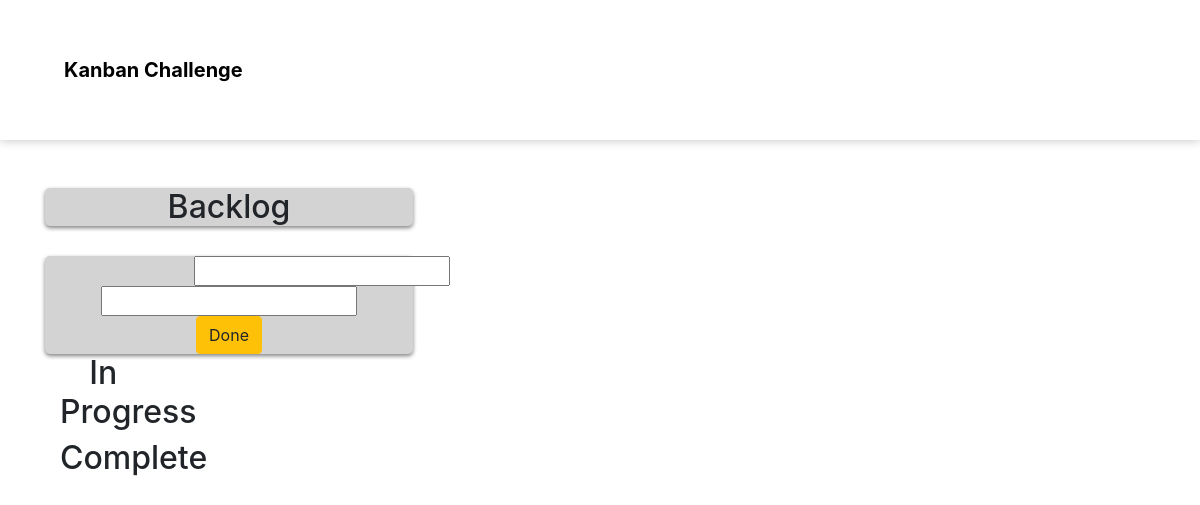
The app's page /, older data.
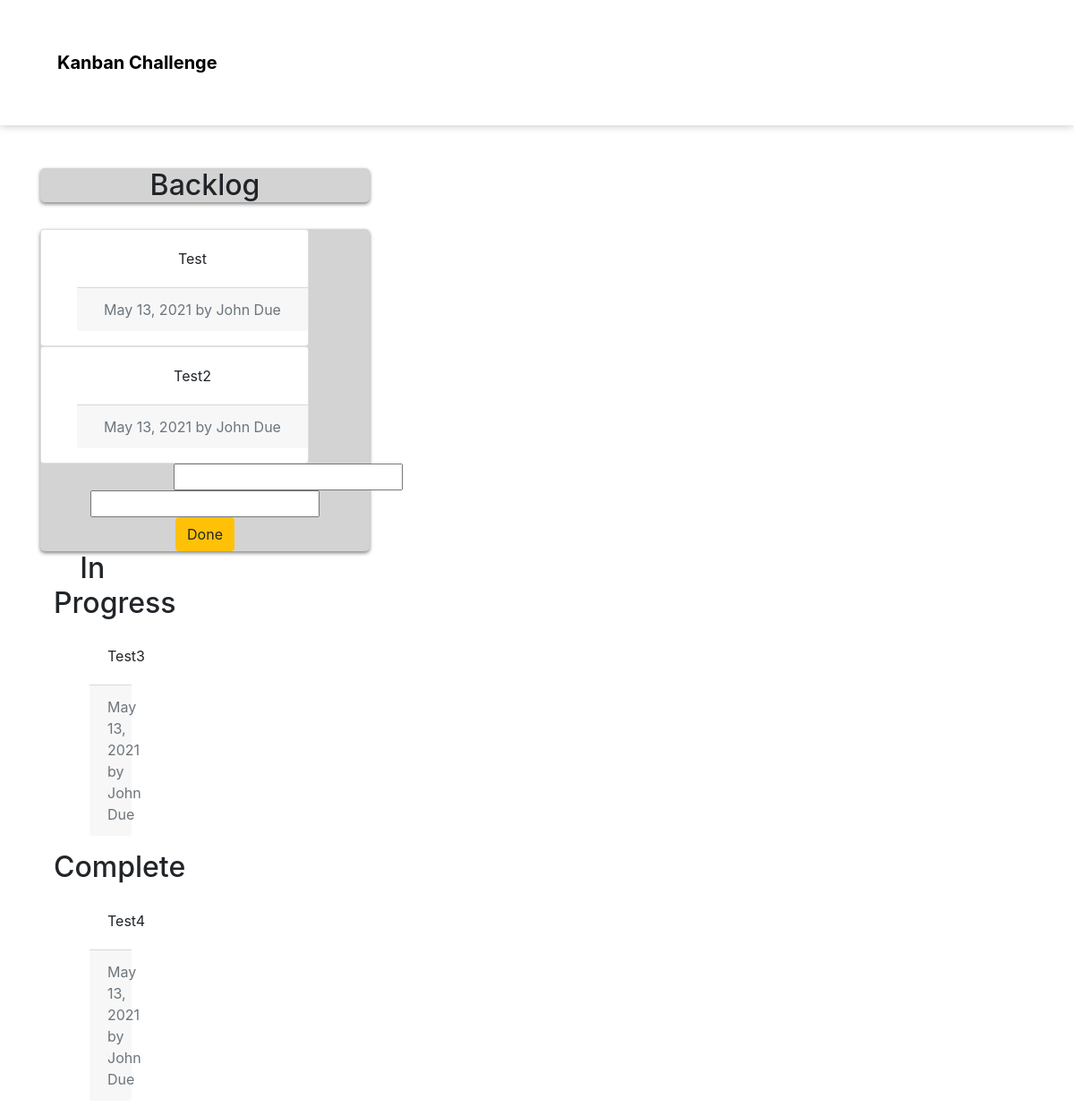
The same page, newer data.
### kanban_challenge/models.py (models this page shows, shortened)
class TicketCard (models.Model):
  status = models.IntegerField(default=1)
  post_person = models.CharField("PostPerson", max_length=20, default="John Due")
  content = models.TextField("Contents")
  created = models.DateTimeField("Date", default=timezone.now)

### kanban_challenge/views.py (the view, shortened to what this page needs)
# urls.py: path('', IndexView.as_view(), name='index'),
class IndexView(TemplateView):
  template_name = "index.html"
  context_object_name = 'ticketcard_list'
  form_class = TicketCardForm
  success_url = reverse_lazy('index')
  def get_context_data(self, **kwargs):
    context = super().get_context_data(**kwargs)
    context['backlogs']= TicketCard.objects.filter(status=1)
    context['progress'] = TicketCard.objects.filter(status=2)
    context['completes'] = TicketCard.objects.filter(status=3)
    context['form'] = TicketCardForm # ←こちらを追加
    return context

### templates/index.html (shortened to what this page needs)
{% extends 'base.html' %}
{% load static %}
{% block main %}
<div class="backlog_lane col-lg-4">
  <div class="form w-100 text-center m-auto">
    <h2 class="backlog_header">Backlog</h2>
    <div class="backlog_container">
      {% for backlog in backlogs %}
      <div class="card justify-content-center">
        <ul>
          <div class="card-body">
            <p class="card-text">{{ backlog.content|truncatechars:100 }}</p>
          </div>
          <div class="card-footer text-muted">
            {{ backlog.created|date }} by {{ backlog.post_person }}
          </div>
        </ul>
      </div>
      {% endfor %}
      <form action="" method="POST">
        <div class="">
          <div class="row justify-content-center">
            <div class="col-3">{{ form.content }}</div>
          </div>
          <div class="row justify-content-center">
            <div class="cco-3">{{ form.post_person }}</div>
          </div>
          <button class="btn btn-warning" type="submit">Done</button>
      </form>
    </div>
  </div>
</div>
<div class="progress_lane col-lg-4">
  <div class="form w-100 text-center m-auto">
    <h2 class="progress_header">In Progress</h2>
    <div class="progress_container">
      {% for progres in progress %}
      <ul>
        <div class="card-body">
          <p class="card-text">{{ progres.content|truncatechars:100 }}</p>
        </div>
        <div class="card-footer text-muted">
          {{ progres.created|date }} by {{ progres.post_person }}
        </div>
      </ul>
      {% endfor %}
    </div>
  </div>
</div>
<div class="complete_lane col-lg-4">
  <div class="form w-100 text-center m-auto">
    <h2 class="complete_header">Complete</h2>
    <div class="complete_container">
      {% for complete in completes %}
      <ul>
        <div class="card-body">
          <p class="card-text">{{ complete.content|truncatechars:100 }}</p>
        </div>
        <div class="card-footer text-muted">
          {{ complete.created|date }} by {{ complete.post_person }}
        </div>
      </ul>
      {% endfor %}
    </div>
  </div>
</div>
{% endblock main %}

Row changes from the older to the newer data that the page shows:
added TicketCard: content "Test", created "May 13, 2021", post_person "John Due", shown under "Backlog"
added TicketCard: content "Test2", created "May 13, 2021", post_person "John Due", shown under "Backlog"
added TicketCard: content "Test3", created "May 13, 2021", post_person "John Due", shown under "In Progress"
added TicketCard: content "Test4", created "May 13, 2021", post_person "John Due", shown under "Complete"
